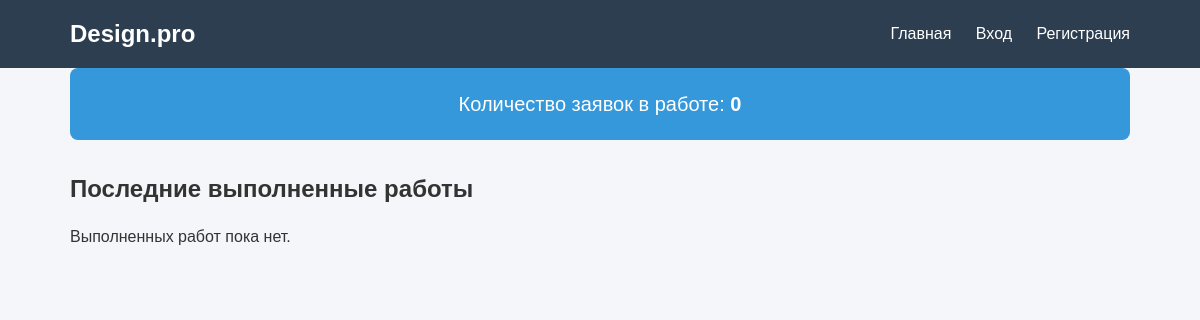
/, run on an earlier commit of the app's database.
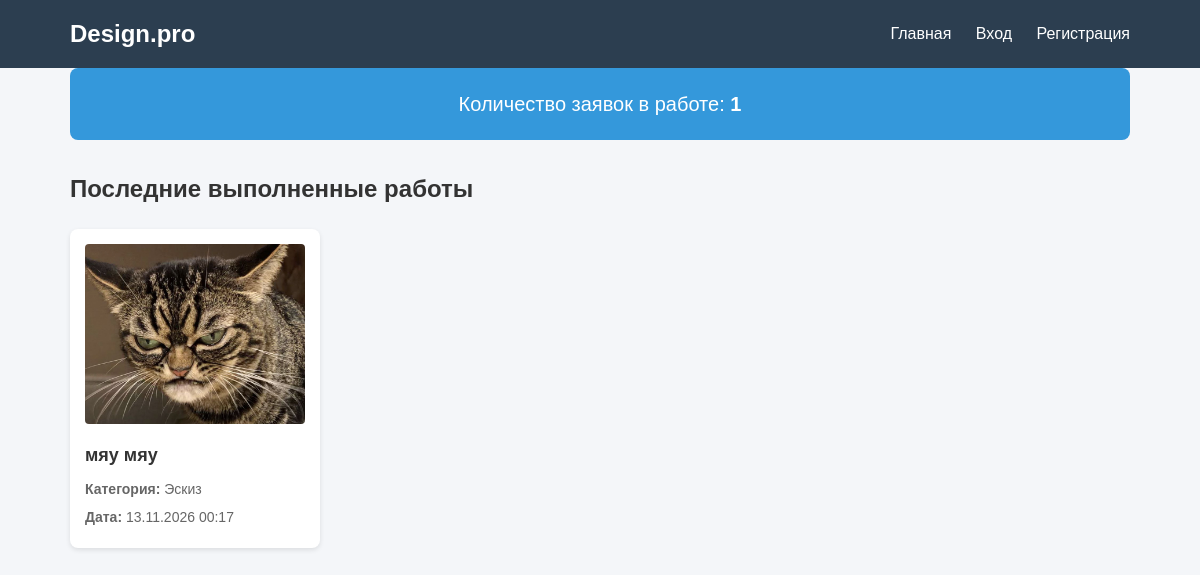
And on a later commit of the database.
### main/models.py (models this page shows, shortened)
class Application(models.Model):
    STATUS_CHOICES = [
        ('new', 'Новая'),
        ('in_progress', 'Принято в работу'),
        ('completed', 'Выполнено'),
    ]
    user = models.ForeignKey(User, on_delete=models.CASCADE, related_name='applications', verbose_name='Пользователь')
    title = models.CharField(max_length=200, verbose_name='Название')
    description = models.TextField(verbose_name='Описание')
    category = models.ForeignKey(Category, on_delete=models.CASCADE, related_name='applications', verbose_name='Категория')
    plan_image = models.ImageField(upload_to='plans/', verbose_name='Фото помещения или план')
    design_image = models.ImageField(upload_to='designs/', blank=True, null=True, verbose_name='Изображение дизайна')
    comment = models.TextField(blank=True, null=True, verbose_name='Комментарий администратора')
    status = models.CharField(max_length=20, choices=STATUS_CHOICES, default='new', verbose_name='Статус')
    created_at = models.DateTimeField(auto_now_add=True, verbose_name='Дата создания')
    class Meta:
        verbose_name = 'Заявка'
        verbose_name_plural = 'Заявки'
        ordering = ['-created_at']

class Category(models.Model):
    name = models.CharField(max_length=100, unique=True, verbose_name='Название категории')
    class Meta:
        verbose_name = 'Категория'
        verbose_name_plural = 'Категории'

### main/views.py (the view)
# urls.py: path('', views.index, name='index'),
def index(request):
    in_progress_count = Application.objects.filter(status='in_progress').count()
    completed_apps = Application.objects.filter(status='completed').order_by('-created_at')[:4]
    context = {
        'in_progress_count': in_progress_count,
        'completed_apps': completed_apps,
    }
    return render(request, 'main/index.html', context)

### main/templates/main/index.html (shortened to what this page needs)
{% extends 'main/base.html' %}
{% block content %}
    <div class="counter-box">
        Количество заявок в работе: <strong>{{ in_progress_count }}</strong>
    </div>
    <h2>Последние выполненные работы</h2>
    {% if completed_apps %}
        <div class="grid">
            {% for app in completed_apps %}
                <div class="card">
                    {% if app.design_image %}
                        <img src="{{ app.design_image.url }}" alt="{{ app.title }}">
                    {% endif %}
                    <h3>{{ app.title }}</h3>
                    <p><strong>Категория:</strong> {{ app.category.name }}</p>
                    <p><strong>Дата:</strong> {{ app.created_at|date:"d.m.Y H:i" }}</p>
                </div>
            {% endfor %}
        </div>
    {% else %}
        <p style="margin-top: 15px;">Выполненных работ пока нет.</p>
    {% endif %}
{% endblock %}

What changed in the data, as far as the page shows it:
added Application: design_image (picture), title "мяу мяу", category.name "Эскиз", created_at "13.11.2026 00:17"
Also different on the page:
{{ in_progress_count }}: "0" → "1"
text no longer shown: "Выполненных работ пока нет."
